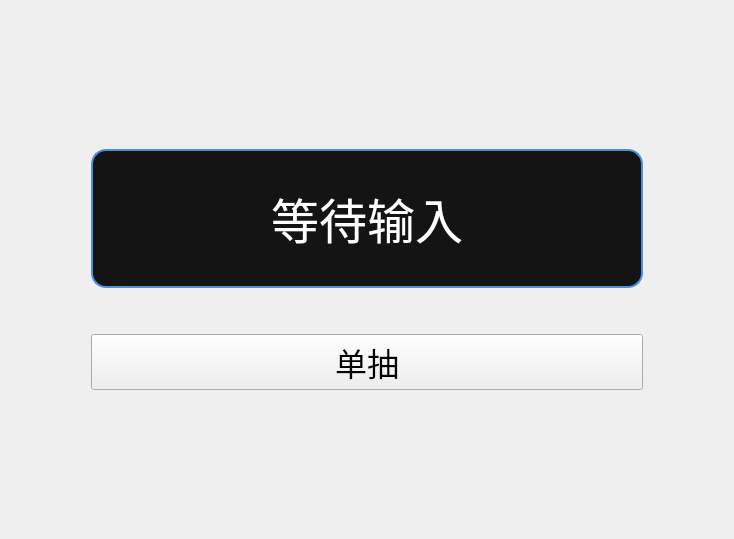
<?xml version="1.0" encoding="UTF-8"?>
<ui version="4.0">
 <class>Form</class>
 <widget class="QWidget" name="Form">
  <property name="geometry">
   <rect>
    <x>0</x>
    <y>0</y>
    <width>734</width>
    <height>539</height>
   </rect>
  </property>
  <property name="windowTitle">
   <string>Form</string>
  </property>
  <layout class="QGridLayout" name="gridLayout_2">
   <item row="1" column="1">
    <widget class="QLabel" name="label_SingleOutput">
     <property name="sizePolicy">
      <sizepolicy hsizetype="Expanding" vsizetype="Expanding">
       <horstretch>160</horstretch>
       <verstretch>0</verstretch>
      </sizepolicy>
     </property>
     <property name="font">
      <font>
       <family>文泉驿等宽微米黑</family>
       <pointsize>36</pointsize>
      </font>
     </property>
     <property name="styleSheet">
      <string notr="true">QLabel {
    background-color: rgba(20, 20, 20, 255);  /* 深色背景 */
    border: 2px solid #4A90E2;                /* 蓝色边框 */
    border-radius: 15px;                      /* 圆角半径 */
    padding: 8px;                             /* 内边距 */
    color: white;                             /* 字体颜色 */
}
</string>
     </property>
     <property name="text">
      <string>等待输入</string>
     </property>
     <property name="alignment">
      <set>Qt::AlignmentFlag::AlignCenter</set>
     </property>
    </widget>
   </item>
   <item row="1" column="0">
    <spacer name="horizontalSpacer">
     <property name="orientation">
      <enum>Qt::Orientation::Horizontal</enum>
     </property>
     <property name="sizeType">
      <enum>QSizePolicy::Policy::MinimumExpanding</enum>
     </property>
     <property name="sizeHint" stdset="0">
      <size>
       <width>80</width>
       <height>20</height>
      </size>
     </property>
    </spacer>
   </item>
   <item row="2" column="1">
    <spacer name="verticalSpacer_3">
     <property name="orientation">
      <enum>Qt::Orientation::Vertical</enum>
     </property>
     <property name="sizeType">
      <enum>QSizePolicy::Policy::Preferred</enum>
     </property>
     <property name="sizeHint" stdset="0">
      <size>
       <width>20</width>
       <height>40</height>
      </size>
     </property>
    </spacer>
   </item>
   <item row="0" column="1">
    <spacer name="verticalSpacer">
     <property name="orientation">
      <enum>Qt::Orientation::Vertical</enum>
     </property>
     <property name="sizeHint" stdset="0">
      <size>
       <width>20</width>
       <height>40</height>
      </size>
     </property>
    </spacer>
   </item>
   <item row="4" column="1">
    <spacer name="verticalSpacer_2">
     <property name="orientation">
      <enum>Qt::Orientation::Vertical</enum>
     </property>
     <property name="sizeHint" stdset="0">
      <size>
       <width>20</width>
       <height>40</height>
      </size>
     </property>
    </spacer>
   </item>
   <item row="1" column="2">
    <spacer name="horizontalSpacer_2">
     <property name="orientation">
      <enum>Qt::Orientation::Horizontal</enum>
     </property>
     <property name="sizeType">
      <enum>QSizePolicy::Policy::MinimumExpanding</enum>
     </property>
     <property name="sizeHint" stdset="0">
      <size>
       <width>80</width>
       <height>20</height>
      </size>
     </property>
    </spacer>
   </item>
   <item row="3" column="1">
    <widget class="QPushButton" name="pushButton">
     <property name="sizePolicy">
      <sizepolicy hsizetype="Minimum" vsizetype="Preferred">
       <horstretch>0</horstretch>
       <verstretch>0</verstretch>
      </sizepolicy>
     </property>
     <property name="font">
      <font>
       <family>文泉驿等宽微米黑</family>
       <pointsize>24</pointsize>
      </font>
     </property>
     <property name="styleSheet">
      <string notr="true">QLabel {
    background-color: rgba(100, 100, 100, 255);  /* 较亮色色背景 */
    border: 2px solid #4A90E2;                /* 蓝色边框 */
    border-radius: 15px;                      /* 圆角半径 */
    padding: 6px;                             /* 内边距 */
    color: white;                             /* 字体颜色 */
}
</string>
     </property>
     <property name="text">
      <string>单抽</string>
     </property>
    </widget>
   </item>
  </layout>
 </widget>
 <resources/>
 <connections/>
</ui>
